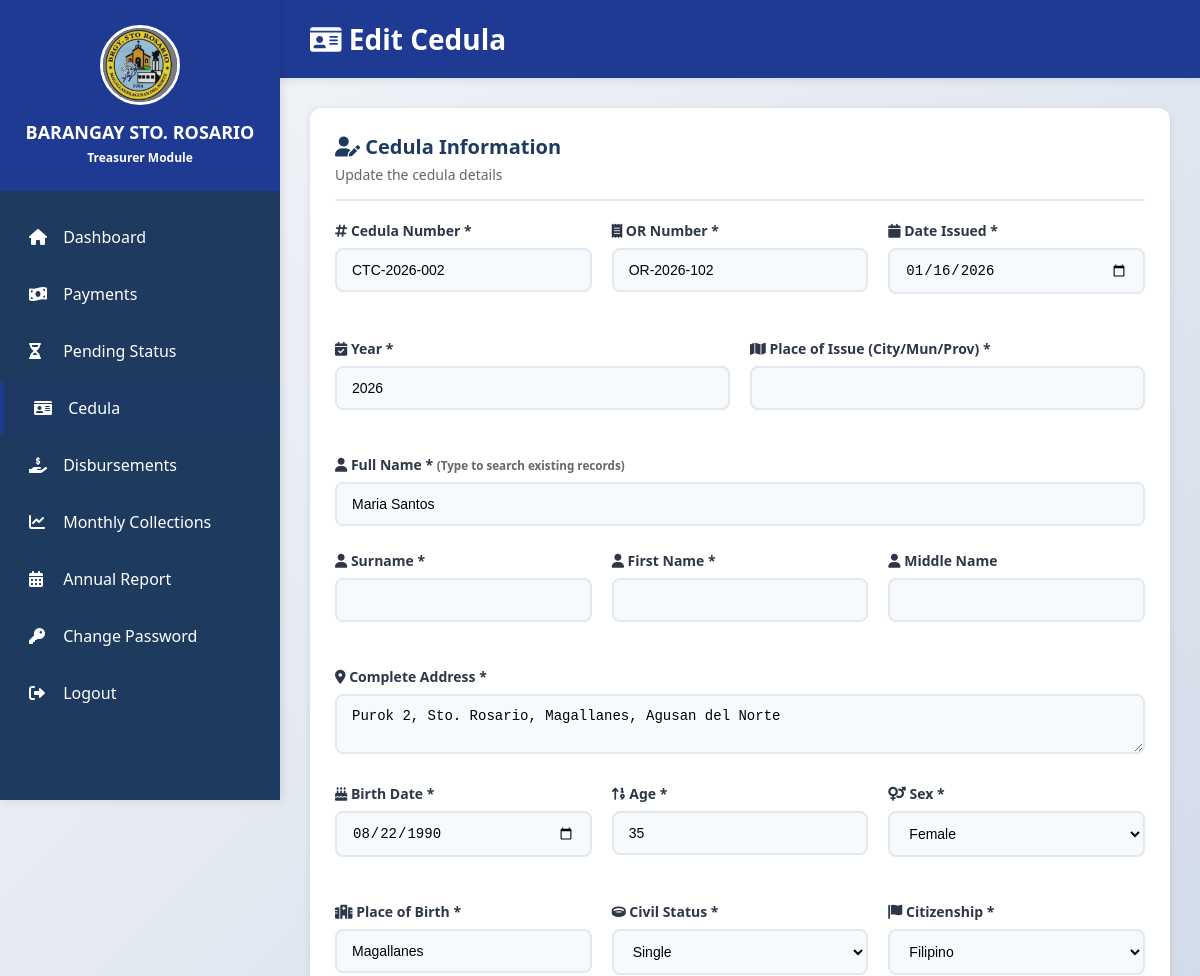
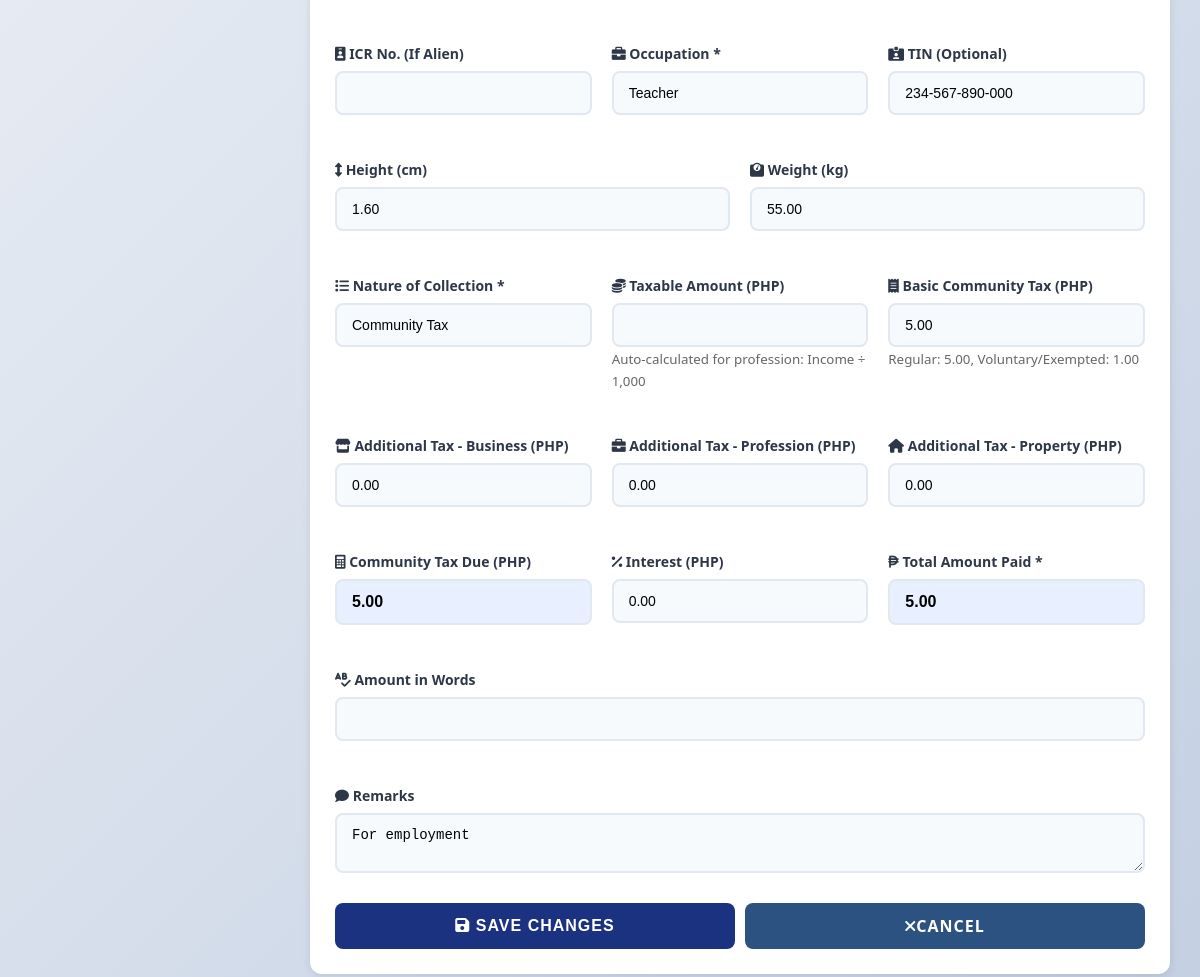
/treasurer/cedula/edit.php?id=2 (signed in), run on the app's committed database (2 pictures, top to bottom).
### tables this page shows
CREATE TABLE IF NOT EXISTS cedula (
    id INT AUTO_INCREMENT PRIMARY KEY,
    cedula_no VARCHAR(50) DEFAULT NULL,
    or_number VARCHAR(50),  
    issued_date DATE DEFAULT NULL,
    year_issued INT DEFAULT NULL,
    place_of_issue VARCHAR(150),
    full_name VARCHAR(150) NOT NULL,
    surname VARCHAR(100),
    first_name VARCHAR(100),
    middle_name VARCHAR(100),
    address TEXT NOT NULL,
    birth_date DATE,
    age INT,
    sex ENUM('Male', 'Female'),
    birth_place VARCHAR(100),
    civil_status VARCHAR(20),
    citizenship VARCHAR(100) DEFAULT 'Filipino',
    icr_no VARCHAR(50),
    occupation VARCHAR(100),
    tin VARCHAR(50),
    height DECIMAL(5, 2),
    weight DECIMAL(5, 2),
    annual_income DECIMAL(12, 2) DEFAULT 0.00,
    basic_tax DECIMAL(10, 2) DEFAULT 5.00,
    additional_tax_business DECIMAL(10, 2) DEFAULT 0.00,
    additional_tax_profession DECIMAL(10, 2) DEFAULT 0.00,
    additional_tax_property DECIMAL(10, 2) DEFAULT 0.00,
    community_tax_due DECIMAL(10, 2) DEFAULT 0.00,
    interest DECIMAL(10, 2) DEFAULT 0.00,
    amount DECIMAL(10, 2) NOT NULL,
    nature_of_collection VARCHAR(100) DEFAULT 'Community Tax',  
    amount_in_words VARCHAR(255),
    remarks TEXT,
    resident_id INT DEFAULT NULL,
    issued_by INT,
    created_at TIMESTAMP DEFAULT CURRENT_TIMESTAMP,
    FOREIGN KEY (issued_by) REFERENCES users(id) ON DELETE SET NULL
);

### treasurer/cedula/edit.php (the view, shortened to what the rows shown need)
<?php
include "../../config/database.php";
$cedulaId = intval($_GET['id'] ?? 0);
$stmt = $conn->prepare("SELECT * FROM cedula WHERE id = ?");
$stmt->bind_param("i", $cedulaId);
$stmt->execute();
$result = $stmt->get_result();
$cedula = $result->fetch_assoc();
$issuedDate = !empty($cedula['issued_date']) ? date('Y-m-d', strtotime($cedula['issued_date'])) : date('Y-m-d');
$yearIssuedValue = !empty($cedula['year_issued'])
    ? intval($cedula['year_issued'])
    : intval(date('Y', strtotime($issuedDate)));
$birthDate = !empty($cedula['birth_date']) ? date('Y-m-d', strtotime($cedula['birth_date'])) : '';
$ageValue = isset($cedula['age']) ? intval($cedula['age']) : '';
$amountValue = number_format((float) $cedula['amount'], 2, '.', '');
$basicTaxValue = number_format((float) ($cedula['basic_tax'] ?? 5), 2, '.', '');
$additionalBusinessValue = number_format((float) ($cedula['additional_tax_business'] ?? 0), 2, '.', '');
$additionalProfessionValue = number_format((float) ($cedula['additional_tax_profession'] ?? 0), 2, '.', '');
$additionalPropertyValue = number_format((float) ($cedula['additional_tax_property'] ?? 0), 2, '.', '');
$communityTaxDueValue = number_format((float) ($cedula['community_tax_due'] ?? 0), 2, '.', '');
$interestValue = number_format((float) ($cedula['interest'] ?? 0), 2, '.', '');
$heightValue = (isset($cedula['height']) && floatval($cedula['height']) > 0)
    ? number_format((float) $cedula['height'], 2, '.', '')
    : '';
$weightValue = (isset($cedula['weight']) && floatval($cedula['weight']) > 0)
    ? number_format((float) $cedula['weight'], 2, '.', '')
    : '';
?>
<!DOCTYPE html>
<html lang="en">
<head>
    <link rel="stylesheet" href="../../assets/css/style.css">
    <link rel="stylesheet" href="https://cdnjs.cloudflare.com/ajax/libs/font-awesome/6.0.0/css/all.min.css">
</head>
<body>
    <div class="dashboard-container">
        <aside class="sidebar">
            <div class="sidebar-header">
                <h2>BARANGAY STO. ROSARIO</h2>
            </div>
        </aside>
        <main class="main-content">
            <div class="content-header">
                <h1><i class="fas fa-id-card"></i> Edit Cedula</h1>
            </div>
            <div class="content-body">
                <div class="card">
                    <form method="POST" action="save.php">
                        <div class="form-row">
                            <div class="form-group">
                                <label for="cedula_no"><i class="fas fa-hashtag"></i> Cedula Number *</label>
                                <input type="text" id="cedula_no" name="cedula_no"
                                    value="<?= htmlspecialchars($cedula['cedula_no']) ?>"
                                    readonly required>
                            </div>
                            <div class="form-group">
                                <label for="or_number"><i class="fas fa-receipt"></i> OR Number *</label>
                                <input type="text" id="or_number" name="or_number"
                                    value="<?= htmlspecialchars($cedula['or_number'] ?? '') ?>"
                                    required>
                            </div>
                            <div class="form-group">
                                <label for="issued_date"><i class="fas fa-calendar"></i> Date Issued *</label>
                                <input type="date" id="issued_date" name="issued_date"
                                    value="<?= htmlspecialchars($issuedDate) ?>"
                                    required>
                            </div>
                        </div>
                        <div class="form-row">
                            <div class="form-group">
                                <label for="year_issued"><i class="fas fa-calendar-check"></i> Year *</label>
                                <input type="number" id="year_issued" name="year_issued"
                                    value="<?= htmlspecialchars((string) $yearIssuedValue) ?>"
                                    required>
                            </div>
                        </div>
                        <div class="form-group" style="position: relative;">
                            <label for="full_name"><i class="fas fa-user"></i> Full Name * <small
                                    style="color: #666;">(Type to search existing records)</small></label>
                            <input type="text" id="full_name" name="full_name"
                                value="<?= htmlspecialchars($cedula['full_name']) ?>"
                                required autocomplete="off">
                        </div>
                        <div class="form-group">
                            <label for="address"><i class="fas fa-map-marker-alt"></i> Complete Address *</label>
                            <textarea id="address" name="address" rows="2"
                                required><?= htmlspecialchars($cedula['address']) ?></textarea>
                        </div>
                        <div class="form-row">
                            <div class="form-group">
                                <label for="birth_date"><i class="fas fa-birthday-cake"></i> Birth Date *</label>
                                <input type="date" id="birth_date" name="birth_date"
                                    value="<?= htmlspecialchars($birthDate) ?>"
                                    required onchange="calculateAge()">
                            </div>
                            <div class="form-group">
                                <label for="age"><i class="fas fa-sort-numeric-up"></i> Age *</label>
                                <input type="number" id="age" name="age"
                                    value="<?= htmlspecialchars((string) $ageValue) ?>"
                                    readonly required>
                            </div>
                            <div class="form-group">
                                <label for="sex"><i class="fas fa-venus-mars"></i> Sex *</label>
                                <select id="sex" name="sex" required>
                                    <option value="Female" <?= $cedula['sex'] === 'Female' ? 'selected' : '' ?>>Female
                                    </option>
                                </select>
                            </div>
                        </div>
                        <div class="form-row">
                            <div class="form-group">
                                <label for="birth_place"><i class="fas fa-hospital"></i> Place of Birth *</label>
                                <input type="text" id="birth_place" name="birth_place"
                                    value="<?= htmlspecialchars($cedula['birth_place']) ?>"
                                    required>
                            </div>
                            <div class="form-group">
                                <label for="civil_status"><i class="fas fa-ring"></i> Civil Status *</label>
                                <select id="civil_status" name="civil_status" required>
                                    <option value="Single" <?= $cedula['civil_status'] === 'Single' ? 'selected' : '' ?>>Single
                                    </option>
                                </select>
                            </div>
                            <div class="form-group">
                                <label for="citizenship"><i class="fas fa-flag"></i> Citizenship *</label>
                                <select id="citizenship" name="citizenship" required>
                                    <option value="Filipino" <?= $cedula['citizenship'] === 'Filipino' ? 'selected' : '' ?>>Filipino
                                    </option>
                                </select>
                            </div>
                        </div>
                        <div class="form-row">
                            <div class="form-group">
                                <label for="occupation"><i class="fas fa-briefcase"></i> Occupation *</label>
                                <input type="text" id="occupation" name="occupation"
                                    value="<?= htmlspecialchars($cedula['occupation']) ?>"
                                    required>
                            </div>
                            <div class="form-group">
                                <label for="tin"><i class="fas fa-id-card-alt"></i> TIN (Optional)</label>
                                <input type="text" id="tin" name="tin"
                                    value="<?= htmlspecialchars($cedula['tin'] ?? '') ?>">
                            </div>
                        </div>
                        <div class="form-row">
                            <div class="form-group">
                                <label for="height"><i class="fas fa-arrows-alt-v"></i> Height (cm)</label>
                                <input type="number" id="height" name="height" step="0.01"
                                    value="<?= htmlspecialchars($heightValue) ?>">
                            </div>
                            <div class="form-group">
                                <label for="weight"><i class="fas fa-weight"></i> Weight (kg)</label>
                                <input type="number" id="weight" name="weight" step="0.01"
                                    value="<?= htmlspecialchars($weightValue) ?>">
                            </div>
                        </div>
                        <div class="form-row">
                            <div class="form-group">
                                <label for="nature_of_collection"><i class="fas fa-list"></i> Nature of Collection
                                    *</label>
                                <input type="text" id="nature_of_collection" name="nature_of_collection"
                                    value="<?= htmlspecialchars($cedula['nature_of_collection'] ?? 'Community Tax') ?>"
                                    required>
                            </div>
                            <div class="form-group">
                                <label for="basic_tax"><i class="fas fa-receipt"></i> Basic Community Tax (PHP)</label>
                                <input type="number" id="basic_tax" name="basic_tax" step="0.01" min="0"
                                    value="<?= htmlspecialchars($basicTaxValue) ?>"
                                    oninput="computeTotals()">
                                <small style="color:#666;">Regular: 5.00, Voluntary/Exempted: 1.00</small>
                            </div>
                        </div>
                        <div class="form-row">
                            <div class="form-group">
                                <label for="additional_tax_business"><i class="fas fa-store"></i> Additional Tax -
                                    Business (PHP)</label>
                                <input type="number" id="additional_tax_business" name="additional_tax_business"
                                    step="0.01" min="0"
                                    value="<?= htmlspecialchars($additionalBusinessValue) ?>"
                                    oninput="computeTotals()">
                            </div>
                            <div class="form-group">
                                <label for="additional_tax_profession"><i class="fas fa-briefcase"></i> Additional Tax
                                    - Profession (PHP)</label>
                                <input type="number" id="additional_tax_profession" name="additional_tax_profession"
                                    step="0.01" min="0"
                                    value="<?= htmlspecialchars($additionalProfessionValue) ?>"
                                    oninput="computeTotals()">
                            </div>
                            <div class="form-group">
                                <label for="additional_tax_property"><i class="fas fa-home"></i> Additional Tax -
                                    Property (PHP)</label>
                                <input type="number" id="additional_tax_property" name="additional_tax_property"
                                    step="0.01" min="0"
                                    value="<?= htmlspecialchars($additionalPropertyValue) ?>"
                                    oninput="computeTotals()">
                            </div>
                        </div>
                        <div class="form-row">
                            <div class="form-group">
                                <label for="community_tax_due"><i class="fas fa-calculator"></i> Community Tax Due
                                    (PHP)</label>
                                <input type="number" id="community_tax_due" name="community_tax_due" step="0.01"
                                    value="<?= htmlspecialchars($communityTaxDueValue) ?>"
                                    readonly required style="background:#e8f0ff; font-weight:bold; font-size:16px;">
                            </div>
                            <div class="form-group">
                                <label for="interest"><i class="fas fa-percentage"></i> Interest (PHP)</label>
                                <input type="number" id="interest" name="interest" step="0.01" min="0"
                                    value="<?= htmlspecialchars($interestValue) ?>"
                                    oninput="computeTotals()">
                            </div>
                            <div class="form-group">
                                <label for="amount"><i class="fas fa-peso-sign"></i> Total Amount Paid *</label>
                                <input type="number" id="amount" name="amount" step="0.01"
                                    value="<?= htmlspecialchars($amountValue) ?>"
                                    required readonly style="background:#e8f0ff; font-weight:bold; font-size:16px;">
                            </div>
                        </div>
                        <div class="form-group">
                            <label for="remarks"><i class="fas fa-comment"></i> Remarks</label>
                            <textarea id="remarks" name="remarks" rows="2"
                                placeholder="Additional notes..."><?= htmlspecialchars($cedula['remarks'] ?? '') ?></textarea>
                        </div>
                    </form>
                </div>
            </div>
        </main>
    </div>
</body>
</html>

### data on the page
cedula: cedula_no "CTC-2026-002", or_number "OR-2026-102", issued_date "01/16/2026", year_issued "2026", full_name "Maria Santos", address "Purok 2, Sto. Rosario, Magallanes, Agusan del Norte", birth_date "08/22/1990", age "35", sex "Female", birth_place "Magallanes", civil_status "Single", citizenship "Filipino", occupation "Teacher", tin "234-567-890-000", height "1.60", weight "55.00", nature_of_collection "Community Tax", basic_tax "5.00", additional_tax_business "0.00", additional_tax_profession "0.00", additional_tax_property "0.00", community_tax_due "5.00", interest "0.00", amount "5.00", remarks "For employment"
